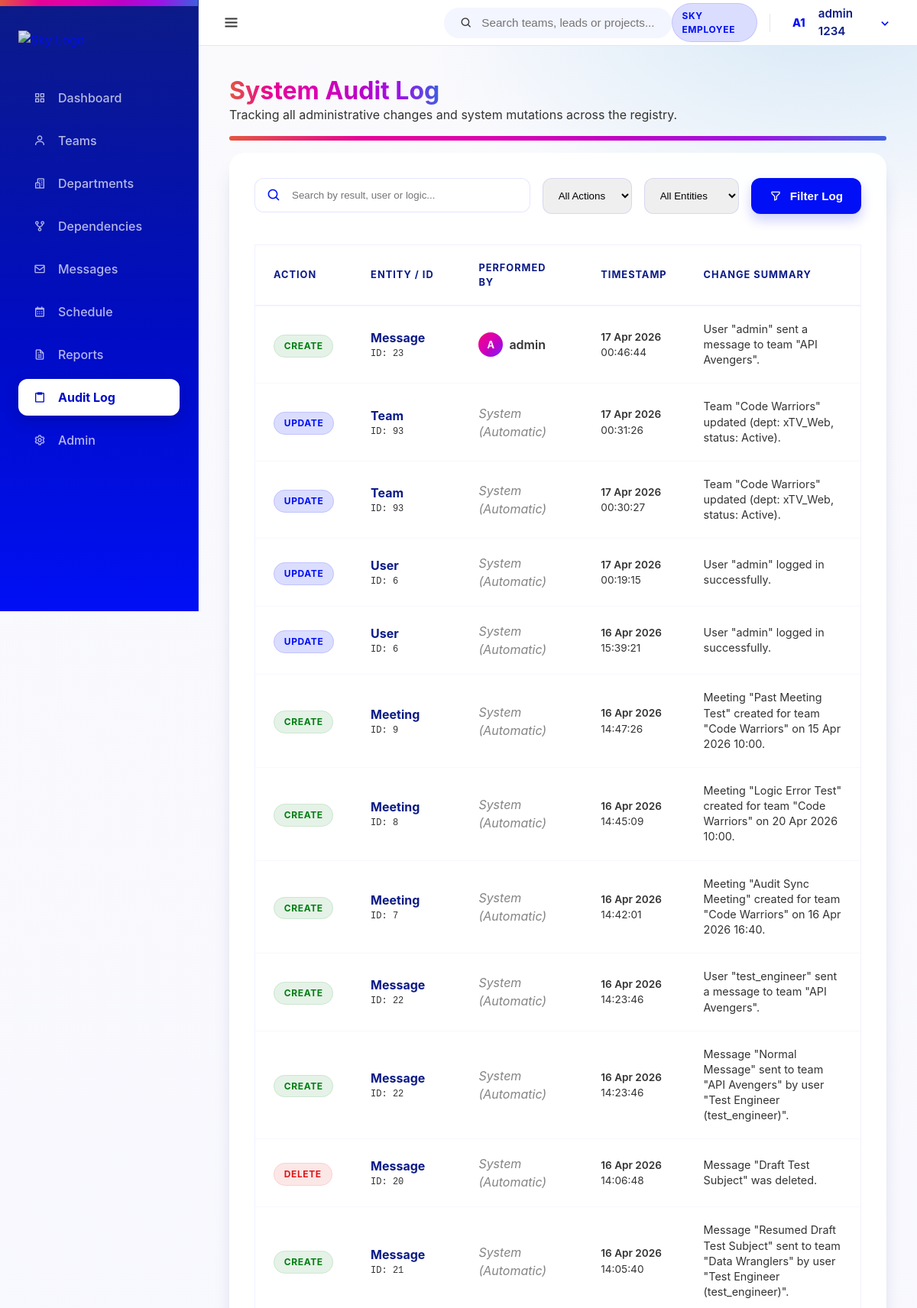
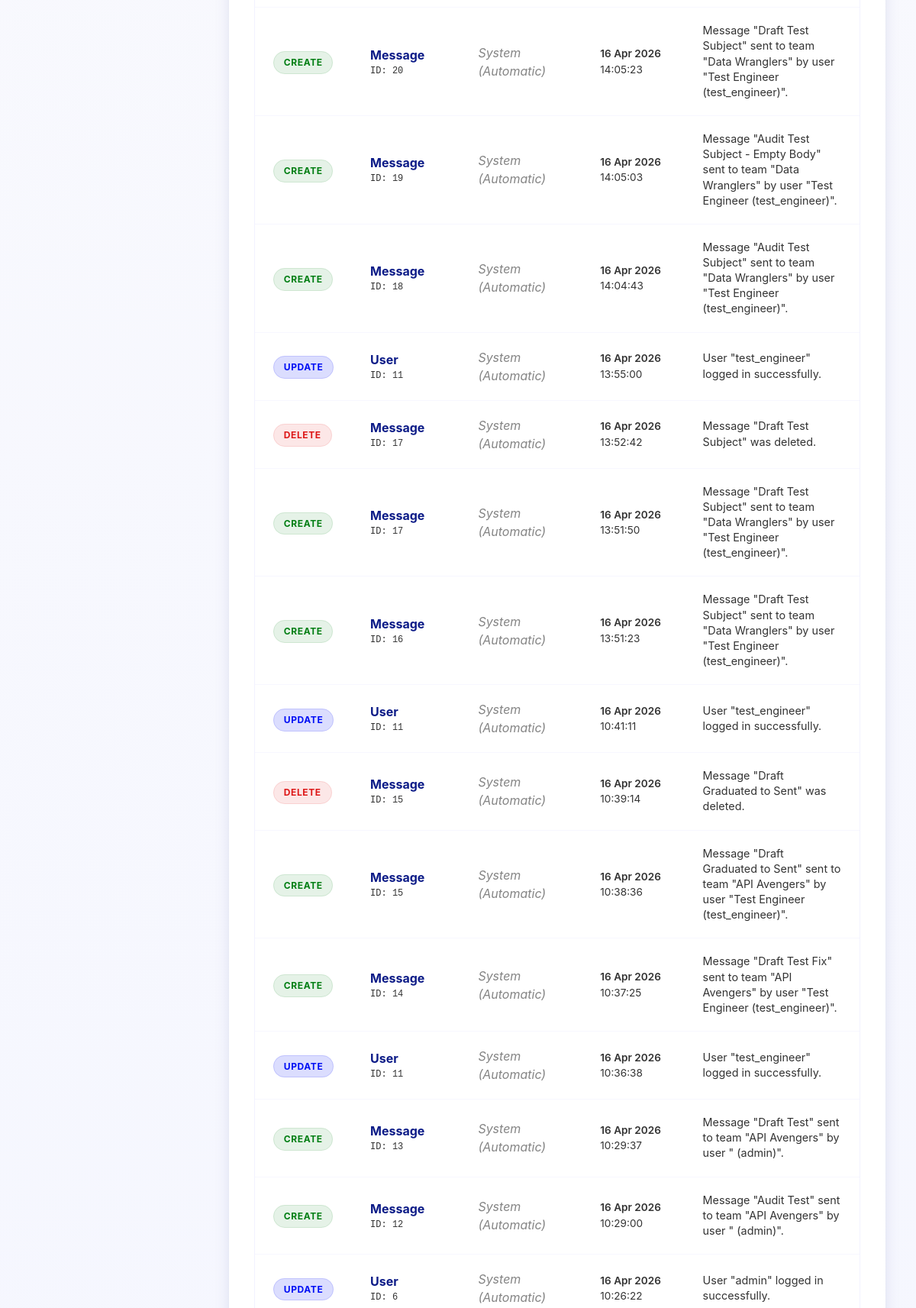
The page /dashboard/audit/ (signed in, upper part) on the database its author committed (2 pictures, top to bottom).
### core/models.py (models this page shows, shortened)
class User(AbstractUser):
    class Meta:
        verbose_name = 'User'
        verbose_name_plural = 'Users'

class AuditLog(models.Model):
    audit_id = models.AutoField(primary_key=True)
    actor_user = models.ForeignKey(User, on_delete=models.SET_NULL, null=True, blank=True, related_name='audit_actions')
    ACTION_CHOICES = [
        ('CREATE', 'Create'),
        ('UPDATE', 'Update'),
        ('DELETE', 'Delete'),
    ]
    action_type = models.CharField(max_length=10, choices=ACTION_CHOICES)
    entity_type = models.CharField(max_length=50) # Team/Department/User etc.
    entity_id = models.IntegerField()
    action_changed_at = models.DateTimeField(auto_now_add=True)
    change_summary = models.TextField()

### core/views.py (the view)
# urls.py: path('audit/', views.audit_log, name='audit_log'),
@login_required
def audit_log(request):
    query = request.GET.get('q')
    action_type = request.GET.get('action')
    entity_type = request.GET.get('entity')
    logs = AuditLog.objects.all()
    if query:
        logs = logs.filter(
            Q(change_summary__icontains=query) |
            Q(actor_user__username__icontains=query) |
            Q(entity_type__icontains=query)
        )
    if action_type:
        logs = logs.filter(action_type=action_type)
    if entity_type:
        logs = logs.filter(entity_type=entity_type)
    logs = logs.order_by('-action_changed_at')
    return render(request, 'audit_log.html', {
        'logs': logs,
        'query': query,
        'action_type': action_type,
        'entity_type': entity_type
    })

### templates/audit_log.html (shortened to what this page needs)
{% extends 'base.html' %}
{% block content %}
<div class="header mb-2" style="display: flex; justify-content: space-between; align-items: flex-end;">
    <div>
        <h1 class="spectrum-text">System Audit Log</h1>
        <p class="text-muted">Tracking all administrative changes and system mutations across the registry.</p>
    </div>
</div>
<div class="spectrum-bar"></div>
<div class="card glass-card" style="padding: 2rem;">
    <form method="GET" action="{% url 'core:audit_log' %}" style="margin-bottom: 2.5rem; display: flex; gap: 1rem; flex-wrap: wrap;">
        <div style="flex: 2; min-width: 300px; position: relative;">
            <i class='bx bx-search' style="position: absolute; left: 1rem; top: 50%; transform: translateY(-50%); color: var(--sky-primary); font-size: 1.2rem;"></i>
            <input type="text" name="q" value="{{ query|default:'' }}" placeholder="Search by result, user or logic..."
                   style="padding: 0.85rem 1rem 0.85rem 3rem; border-radius: 12px; border: 1px solid rgba(0,15,245,0.1); width: 100%; outline: none; transition: all 0.2s;"
                   onfocus="this.style.borderColor='var(--sky-primary)'; this.style.boxShadow='0 0 0 4px rgba(0,15,245,0.05)';"
                   onblur="this.style.borderColor='rgba(0,15,245,0.1)'; this.style.boxShadow='none';">
        </div>
        <select name="action" style="padding: 0.85rem 1rem; border-radius: 12px; border: 1px solid rgba(0,15,245,0.1); outline: none;">
            <option value="">All Actions</option>
        </select>
        <select name="entity" style="padding: 0.85rem 1rem; border-radius: 12px; border: 1px solid rgba(0,15,245,0.1); outline: none;">
            <option value="">All Entities</option>
        </select>
        <button type="submit" class="btn btn-primary">
            <i class='bx bx-filter-alt'></i> Filter Log
        </button>
    </form>
    <div class="table-glass" style="border: 1px solid rgba(0,15,245,0.05);">
        <table style="width: 100%; border-collapse: collapse;">
            <thead>
                <tr style="text-align: left; border-bottom: 2px solid rgba(0,15,245,0.05); color: var(--sky-header-blue); font-size: 0.8rem; text-transform: uppercase; letter-spacing: 1px;">
                    <th style="padding: 1.25rem 1.5rem;">Action</th>
                    <th style="padding: 1.25rem 1.5rem;">Entity / ID</th>
                    <th style="padding: 1.25rem 1.5rem;">Performed By</th>
                    <th style="padding: 1.25rem 1.5rem;">Timestamp</th>
                    <th style="padding: 1.25rem 1.5rem;">Change Summary</th>
                </tr>
            </thead>
            <tbody>
                {% for log in logs %}
                <tr style="border-bottom: 1px solid rgba(0,15,245,0.03); transition: background 0.2s;" onmouseover="this.style.background='rgba(0,15,245,0.02)'" onmouseout="this.style.background='transparent'">
                    <td style="padding: 1.25rem 1.5rem;">
                        <span class="badge {% if log.action_type == 'CREATE' %}badge-green{% elif log.action_type == 'DELETE' %}badge-red{% else %}badge-blue{% endif %}" style="font-weight: 700;">
                            {{ log.action_type }}
                        </span>
                    </td>
                    <td style="padding: 1.25rem 1.5rem;">
                        <div style="font-weight: 700; color: var(--sky-header-blue);">{{ log.entity_type }}</div>
                        <div style="font-size: 0.75rem; color: var(--text-muted); font-family: monospace;">ID: {{ log.entity_id }}</div>
                    </td>
                    <td style="padding: 1.25rem 1.5rem;">
                        {% if log.actor_user %}
                        <div style="display: flex; align-items: center; gap: 8px;">
                            <div style="width: 32px; height: 32px; border-radius: 50%; background: var(--sky-spectrum-diagonal); font-size: 0.8rem; color: white; display: flex; align-items: center; justify-content: center; font-weight: 700;">
                                {{ log.actor_user.username|first|upper }}
                            </div>
                            <span style="font-weight: 600;">{{ log.actor_user.username }}</span>
                        </div>
                        {% else %}
                        <span style="font-style: italic; color: var(--text-muted); opacity: 0.6;">System (Automatic)</span>
                        {% endif %}
                    </td>
                    <td style="padding: 1.25rem 1.5rem; font-size: 0.85rem; color: var(--text-muted);">
                        <div style="font-weight: 600;">{{ log.action_changed_at|date:"d M Y" }}</div>
                        <div>{{ log.action_changed_at|date:"H:i:s" }}</div>
                    </td>
                    <td style="padding: 1.25rem 1.5rem;">
                        <div style="font-size: 0.9rem; max-width: 500px; line-height: 1.4;" title="{{ log.change_summary }}">
                            {{ log.change_summary }}
                        </div>
                    </td>
                </tr>
                {% endfor %}
            </tbody>
        </table>
    </div>
</div>
{% endblock %}

### templates/base.html (shortened to what this page needs)
{% load static %}
<!DOCTYPE html>
<html lang="en">
<head>
    <link rel="stylesheet" href="{% static 'css/sky-layout.css' %}">
    <link rel="stylesheet" href="{% static 'css/style.css' %}">
    <link href='https://unpkg.com/boxicons@2.1.4/css/boxicons.min.css' rel='stylesheet'>
</head>
<body>
    <div class="app-container">
        <nav class="sidebar">
            <div class="sidebar-header">
                <a href="{% url 'core:dashboard' %}" class="logo-link">
                    <img src="{% static 'images/Sky-spectrum-rgb.png' %}" alt="Sky Logo" class="sky-logo-img sidebar-logo">
                </a>
            </div>
            <ul class="nav-links">
                <li class="nav-item">
                    <a href="{% url 'core:dashboard' %}" class="nav-link {% if request.resolver_match.url_name == 'dashboard' %}active{% endif %}">
                        <i class='bx bx-grid-alt'></i> <span class="nav-label">Dashboard</span>
                    </a>
                </li>
                <li class="nav-item">
                    <a href="{% url 'teams:team_list' %}" class="nav-link {% if 'teams' in request.path %}active{% endif %}">
                        <i class='bx bx-user'></i> <span class="nav-label">Teams</span>
                    </a>
                </li>
                <li class="nav-item">
                    <a href="{% url 'organisation:org_chart' %}" class="nav-link {% if 'organisation' in request.path and 'dependencies' not in request.path %}active{% endif %}">
                        <i class='bx bx-buildings' ></i> <span class="nav-label">Departments</span>
                    </a>
                </li>
                <li class="nav-item">
                    <a href="{% url 'organisation:dependencies' %}" class="nav-link {% if 'dependencies' in request.path %}active{% endif %}">
                        <i class='bx bx-git-repo-forked' ></i> <span class="nav-label">Dependencies</span>
                    </a>
                </li>
                <li class="nav-item">
                    <a href="{% url 'messages_app:inbox' %}" class="nav-link {% if 'messages' in request.path %}active{% endif %}">
                        <i class='bx bx-envelope' ></i> <span class="nav-label">Messages</span>
                    </a>
                </li>
                <li class="nav-item">
                    <a href="{% url 'schedule:calendar' %}" class="nav-link {% if 'schedule' in request.path %}active{% endif %}">
                        <i class='bx bx-calendar' ></i> <span class="nav-label">Schedule</span>
                    </a>
                </li>
                <li class="nav-item">
                    <a href="{% url 'reports:reports_home' %}" class="nav-link {% if 'reports' in request.path %}active{% endif %}">
                        <i class='bx bx-file' ></i> <span class="nav-label">Reports</span>
                    </a>
                </li>
                <li class="nav-item">
                    <a href="{% url 'core:audit_log' %}" class="nav-link {% if 'audit' in request.path %}active{% endif %}">
                        <i class='bx bx-clipboard' ></i> <span class="nav-label">Audit Log</span>
                    </a>
                </li>
                {% if user.is_superuser %}
                <li class="nav-item">
                    <a href="/admin/" class="nav-link">
                        <i class='bx bx-cog' ></i> <span class="nav-label">Admin</span>
                    </a>
                </li>
                {% endif %}
            </ul>
            </nav>
        <div class="main-wrapper">
            <header class="top-navbar" style="display: flex; align-items: center; justify-content: space-between; height: 60px;">
                <div class="navbar-left">
                    <button id="sidebar-toggle" class="sidebar-toggle-btn" aria-label="Toggle Sidebar">
                        <i class='bx bx-menu'></i>
                    </button>
                </div>
                <div class="navbar-middle">
                    <div class="search-bar-container" id="global-search">
                        <div class="search-bar">
                            <i class='bx bx-search'></i>
                            <input type="text" placeholder="Search teams, leads or projects..." id="search-input">
                        </div>
                    </div>
                </div>
                <div class="navbar-right" style="display: flex; align-items: center; gap: 12px;">
                    <span class="badge badge-blue" style="vertical-align: middle; display: inline-flex; align-items: center;">SKY EMPLOYEE</span>
                    <div class="nav-user-dropdown" id="user-dropdown-container" style="display: flex; align-items: center;">
                        <div class="nav-avatar-trigger" id="user-dropdown-btn" style="display: flex; align-items: center;">
                            <div class="avatar-circle small">
                                {% if user.first_name %}{{ user.first_name|first|upper }}{% else %}{{ user.username|first|upper }}{% endif %}{% if user.last_name %}{{ user.last_name|first|upper }}{% endif %}
                            </div>
                            <span class="user-fullname">{{ user.get_full_name|default:user.username }}</span>
                            <i class='bx bx-chevron-down'></i>
                        </div>
                    </div>
                </div>
            </header>
            <main class="content-area animate-slide-up">
                {% block content %}{% endblock %}
            </main>
        </div>
    </div>
</body>
</html>

### assets/css/style.css (style rules this page uses)
.card { background: var(--card); border: 1px solid var(--border); box-shadow: var(--shadow-md); border-radius: var(--radius); padding: 1.5rem; transition: transform 0.3s ease, box-shadow 0.3s ease; position: relative; overflow: hidden; }
.btn { padding: 0.75rem 1.5rem; border-radius: 12px; font-weight: 700; font-size: 0.95rem; cursor: pointer; transition: all 0.2s cubic-bezier(0.4, 0, 0.2, 1); display: inline-flex; align-items: center; justify-content: center; gap: 0.75rem; }
.btn-primary { background: var(--sky-primary); color: #fff; border: none; box-shadow: 0 8px 16px rgba(0, 15, 245, 0.2); }
.spectrum-text { background: var(--sky-spectrum); -webkit-background-clip: text; background-clip: text; color: transparent; display: inline-block; }
.spectrum-bar { height: 6px; border-radius: 999px; background: var(--sky-spectrum); margin: 1rem 0; }
.badge { padding: 0.4rem 0.8rem; border-radius: 99px; font-size: 0.75rem; font-weight: 700; letter-spacing: 0.05em; }
.badge-blue { background: var(--sky-tint-14); color: var(--sky-primary); border: 1px solid var(--border); }
.badge-green { background: rgba(0, 126, 19, 0.1); color: var(--sky-positive); border: 1px solid rgba(0, 126, 19, 0.1); }
.badge-red { background: rgba(221, 23, 23, 0.1); color: var(--sky-negative); border: 1px solid rgba(221, 23, 23, 0.1); }
.animate-slide-up { animation: fadeInSlideUp 0.5s cubic-bezier(0.16, 1, 0.3, 1) forwards; }
.avatar-circle { width: 36px; height: 36px; background: white; color: var(--sky-primary); border-radius: 50%; display: flex; align-items: center; justify-content: center; font-weight: 800; font-size: 0.85rem; }
.glass-card { background: var(--card); backdrop-filter: blur(16px); -webkit-backdrop-filter: blur(16px); border: 1px solid rgba(255, 255, 255, 0.4); box-shadow: var(--shadow-lg); border-radius: 20px; padding: 2.5rem; }
.animate-slide-up { opacity: 0; transform: translateY(20px); animation: fadeInSlideUp 0.6s cubic-bezier(0.16, 1, 0.3, 1) forwards; }
.mb-2 { margin-bottom: 1rem; }
.sidebar-toggle-btn { background: transparent; border: none; font-size: 1.5rem; color: var(--sky-text); cursor: pointer; display: flex; align-items: center; justify-content: center; border-radius: 8px; padding: 0.4rem; transition: all 0.2s ease; }
.sidebar { transition: width 0.3s ease; overflow-x: hidden; }
.main-wrapper { margin-left: 260px; transition: margin-left 0.3s ease; }
.nav-link { white-space: nowrap; overflow: hidden; align-items: center; }
.nav-label { transition: opacity 0.2s ease; opacity: 1; }
.sky-logo-img.sidebar-logo { transition: opacity 0.2s ease; width: 100%; }
.nav-user-dropdown { position: relative; }
.nav-avatar-trigger { display: flex; align-items: center; gap: 0.75rem; cursor: pointer; padding: 0.25rem 0.5rem; border-radius: 8px; transition: background 0.2s ease; }
.avatar-circle.small { width: 35px; height: 35px; font-size: 0.9rem; }
.user-fullname { font-weight: 600; color: var(--sky-header-blue); font-size: 0.95rem; }
.nav-avatar-trigger i { color: var(--sky-primary); font-size: 1.25rem; transition: transform 0.2s ease; }

### rows shown on the page
User: first_name|first "A", last_name|first "1", get_full_name "admin 1234"
AuditLog: action_type "CREATE", entity_type "Message", entity_id "23", actor_user.username|first "A", actor_user.username "admin", action_changed_at "17 Apr 2026", action_changed_at "00:46:44", change_summary "User \"admin\" sent a message to team \"API Avengers\"."
AuditLog: action_type "UPDATE", entity_type "Team", entity_id "93", shows "System (Automatic)", action_changed_at "17 Apr 2026", action_changed_at "00:31:26", change_summary "Team \"Code Warriors\" updated (dept: xTV_Web, status: Active)."
AuditLog: action_type "UPDATE", entity_type "Team", entity_id "93", shows "System (Automatic)", action_changed_at "17 Apr 2026", action_changed_at "00:30:27", change_summary "Team \"Code Warriors\" updated (dept: xTV_Web, status: Active)."
AuditLog: action_type "UPDATE", entity_type "User", entity_id "6", shows "System (Automatic)", action_changed_at "17 Apr 2026", action_changed_at "00:19:15", change_summary "User \"admin\" logged in successfully."
AuditLog: action_type "UPDATE", entity_type "User", entity_id "6", shows "System (Automatic)", action_changed_at "16 Apr 2026", action_changed_at "15:39:21", change_summary "User \"admin\" logged in successfully."
AuditLog: action_type "CREATE", entity_type "Meeting", entity_id "9", shows "System (Automatic)", action_changed_at "16 Apr 2026", action_changed_at "14:47:26", change_summary "Meeting \"Past Meeting Test\" created for team \"Code Warriors\" on 15 Apr 2026 10:00."
AuditLog: action_type "CREATE", entity_type "Meeting", entity_id "8", shows "System (Automatic)", action_changed_at "16 Apr 2026", action_changed_at "14:45:09", change_summary "Meeting \"Logic Error Test\" created for team \"Code Warriors\" on 20 Apr 2026 10:00."
AuditLog: action_type "CREATE", entity_type "Meeting", entity_id "7", shows "System (Automatic)", action_changed_at "16 Apr 2026", action_changed_at "14:42:01", change_summary "Meeting \"Audit Sync Meeting\" created for team \"Code Warriors\" on 16 Apr 2026 16:40."
AuditLog: action_type "CREATE", entity_type "Message", entity_id "22", shows "System (Automatic)", action_changed_at "16 Apr 2026", action_changed_at "14:23:46", change_summary "User \"test_engineer\" sent a message to team \"API Avengers\"."
AuditLog: action_type "CREATE", entity_type "Message", entity_id "22", shows "System (Automatic)", action_changed_at "16 Apr 2026", action_changed_at "14:23:46", change_summary "Message \"Normal Message\" sent to team \"API Avengers\" by user \"Test Engineer (test_engineer)\"."
AuditLog: action_type "DELETE", entity_type "Message", entity_id "20", shows "System (Automatic)", action_changed_at "16 Apr 2026", action_changed_at "14:06:48", change_summary "Message \"Draft Test Subject\" was deleted."
AuditLog: action_type "CREATE", entity_type "Message", entity_id "21", shows "System (Automatic)", action_changed_at "16 Apr 2026", action_changed_at "14:05:40", change_summary "Message \"Resumed Draft Test Subject\" sent to team \"Data Wranglers\" by user \"Test Engineer (test_engineer)\"."
AuditLog: action_type "CREATE", entity_type "Message", entity_id "20", shows "System (Automatic)", action_changed_at "16 Apr 2026", action_changed_at "14:05:23", change_summary "Message \"Draft Test Subject\" sent to team \"Data Wranglers\" by user \"Test Engineer (test_engineer)\"."
AuditLog: action_type "CREATE", entity_type "Message", entity_id "19", shows "System (Automatic)", action_changed_at "16 Apr 2026", action_changed_at "14:05:03", change_summary "Message \"Audit Test Subject - Empty Body\" sent to team \"Data Wranglers\" by user \"Test Engineer (test_engineer)\"."
AuditLog: action_type "CREATE", entity_type "Message", entity_id "18", shows "System (Automatic)", action_changed_at "16 Apr 2026", action_changed_at "14:04:43", change_summary "Message \"Audit Test Subject\" sent to team \"Data Wranglers\" by user \"Test Engineer (test_engineer)\"."
AuditLog: action_type "UPDATE", entity_type "User", entity_id "11", shows "System (Automatic)", action_changed_at "16 Apr 2026", action_changed_at "13:55:00", change_summary "User \"test_engineer\" logged in successfully."
AuditLog: action_type "DELETE", entity_type "Message", entity_id "17", shows "System (Automatic)", action_changed_at "16 Apr 2026", action_changed_at "13:52:42", change_summary "Message \"Draft Test Subject\" was deleted."
AuditLog: action_type "CREATE", entity_type "Message", entity_id "17", shows "System (Automatic)", action_changed_at "16 Apr 2026", action_changed_at "13:51:50", change_summary "Message \"Draft Test Subject\" sent to team \"Data Wranglers\" by user \"Test Engineer (test_engineer)\"."
AuditLog: action_type "CREATE", entity_type "Message", entity_id "16", shows "System (Automatic)", action_changed_at "16 Apr 2026", action_changed_at "13:51:23", change_summary "Message \"Draft Test Subject\" sent to team \"Data Wranglers\" by user \"Test Engineer (test_engineer)\"."
AuditLog: action_type "UPDATE", entity_type "User", entity_id "11", shows "System (Automatic)", action_changed_at "16 Apr 2026", action_changed_at "10:41:11", change_summary "User \"test_engineer\" logged in successfully."
AuditLog: action_type "DELETE", entity_type "Message", entity_id "15", shows "System (Automatic)", action_changed_at "16 Apr 2026", action_changed_at "10:39:14", change_summary "Message \"Draft Graduated to Sent\" was deleted."
AuditLog: action_type "CREATE", entity_type "Message", entity_id "15", shows "System (Automatic)", action_changed_at "16 Apr 2026", action_changed_at "10:38:36", change_summary "Message \"Draft Graduated to Sent\" sent to team \"API Avengers\" by user \"Test Engineer (test_engineer)\"."
AuditLog: action_type "CREATE", entity_type "Message", entity_id "14", shows "System (Automatic)", action_changed_at "16 Apr 2026", action_changed_at "10:37:25", change_summary "Message \"Draft Test Fix\" sent to team \"API Avengers\" by user \"Test Engineer (test_engineer)\"."
AuditLog: action_type "UPDATE", entity_type "User", entity_id "11", shows "System (Automatic)", action_changed_at "16 Apr 2026", action_changed_at "10:36:38", change_summary "User \"test_engineer\" logged in successfully."
AuditLog: action_type "CREATE", entity_type "Message", entity_id "13", shows "System (Automatic)", action_changed_at "16 Apr 2026", action_changed_at "10:29:37", change_summary "Message \"Draft Test\" sent to team \"API Avengers\" by user \" (admin)\"."
AuditLog: action_type "CREATE", entity_type "Message", entity_id "12", shows "System (Automatic)", action_changed_at "16 Apr 2026", action_changed_at "10:29:00", change_summary "Message \"Audit Test\" sent to team \"API Avengers\" by user \" (admin)\"."
AuditLog: action_type "UPDATE", entity_type "User", entity_id "6", shows "System (Automatic)", action_changed_at "16 Apr 2026", action_changed_at "10:26:22", change_summary "User \"admin\" logged in successfully."
